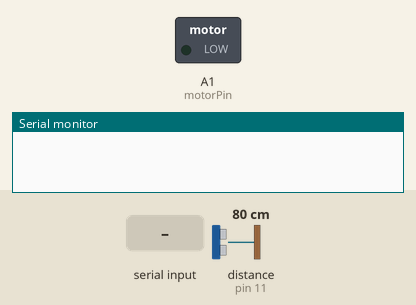
This sketch was run on a simulated Arduino Uno, built with avr-gcc and run on an emulated ATmega328P. Shown: switched loads named in the sketch (green lamp = pin HIGH), the last lines printed to the serial monitor. Wiring (inferred from the names in the program): ultrasonic range finder: trigger pin 12; echo pin 11. The inputs (shaded band) are chosen by the test bench; at power-on: distance to the obstacle (sensor on pin 11) 80 cm. The echo pulse lasts 58.3 µs per cm; pins used as bus, display or sensor lines are not drawn.

Above: at 1.2 s.
1.3 s: "1\n" received over Serial
At 1.9 s:
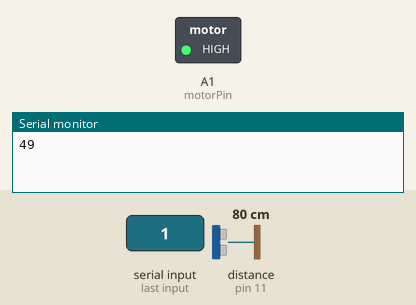
Timing chart, 0 to 4.4 s (numbered marks = the images above; inputs shaded):
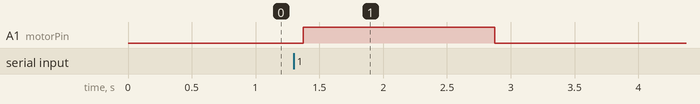

Measured:
- after the input at 1.3 s, A1 (motorPin): LOW → HIGH after 0.07 s, → LOW 1.5 s later

The sketch:

smart_door_test.ino
```cpp
//초음파 센서의 핀번호를 설정한다.
int echoPin = 11;
int trigPin = 12;
int motorPin = A1;
boolean manCheck = false;
int manCkCnt = 0;

void setup() {
  Serial.begin(9600);
  // trig를 출력모드로 설정, echo를 입력모드로 설정
  pinMode(trigPin, OUTPUT);
  pinMode(echoPin, INPUT);
  pinMode(motorPin, OUTPUT);
}
//2160.21cm
//28.03cm
void loop() {
  digitalWrite(trigPin, LOW);
  digitalWrite(echoPin, LOW);
  delayMicroseconds(2);
  digitalWrite(trigPin, HIGH);
  delayMicroseconds(10);
  digitalWrite(trigPin, LOW);
  unsigned long duration = pulseIn(echoPin, HIGH);
  float distance = ((float)(340 * duration) / 10000) / 2;
  if(distance < 30){
    manCheck = true;
    if(manCkCnt < 20){
      manCkCnt++;
    }
  }else{
    manCheck = false;
    manCkCnt = 0;
  }
  if(manCkCnt == 10){
    Serial.print(manCheck);
  }
  //Serial.println(manCkCnt);
  if (Serial.available()){
    int inItVal  = Serial.read();
    Serial.println(inItVal);
    if(inItVal == 49){ //value: 1
      digitalWrite(motorPin, HIGH);
      delay(1500);
      digitalWrite(motorPin, LOW);
    }
  }
  delay(100);
}
```
